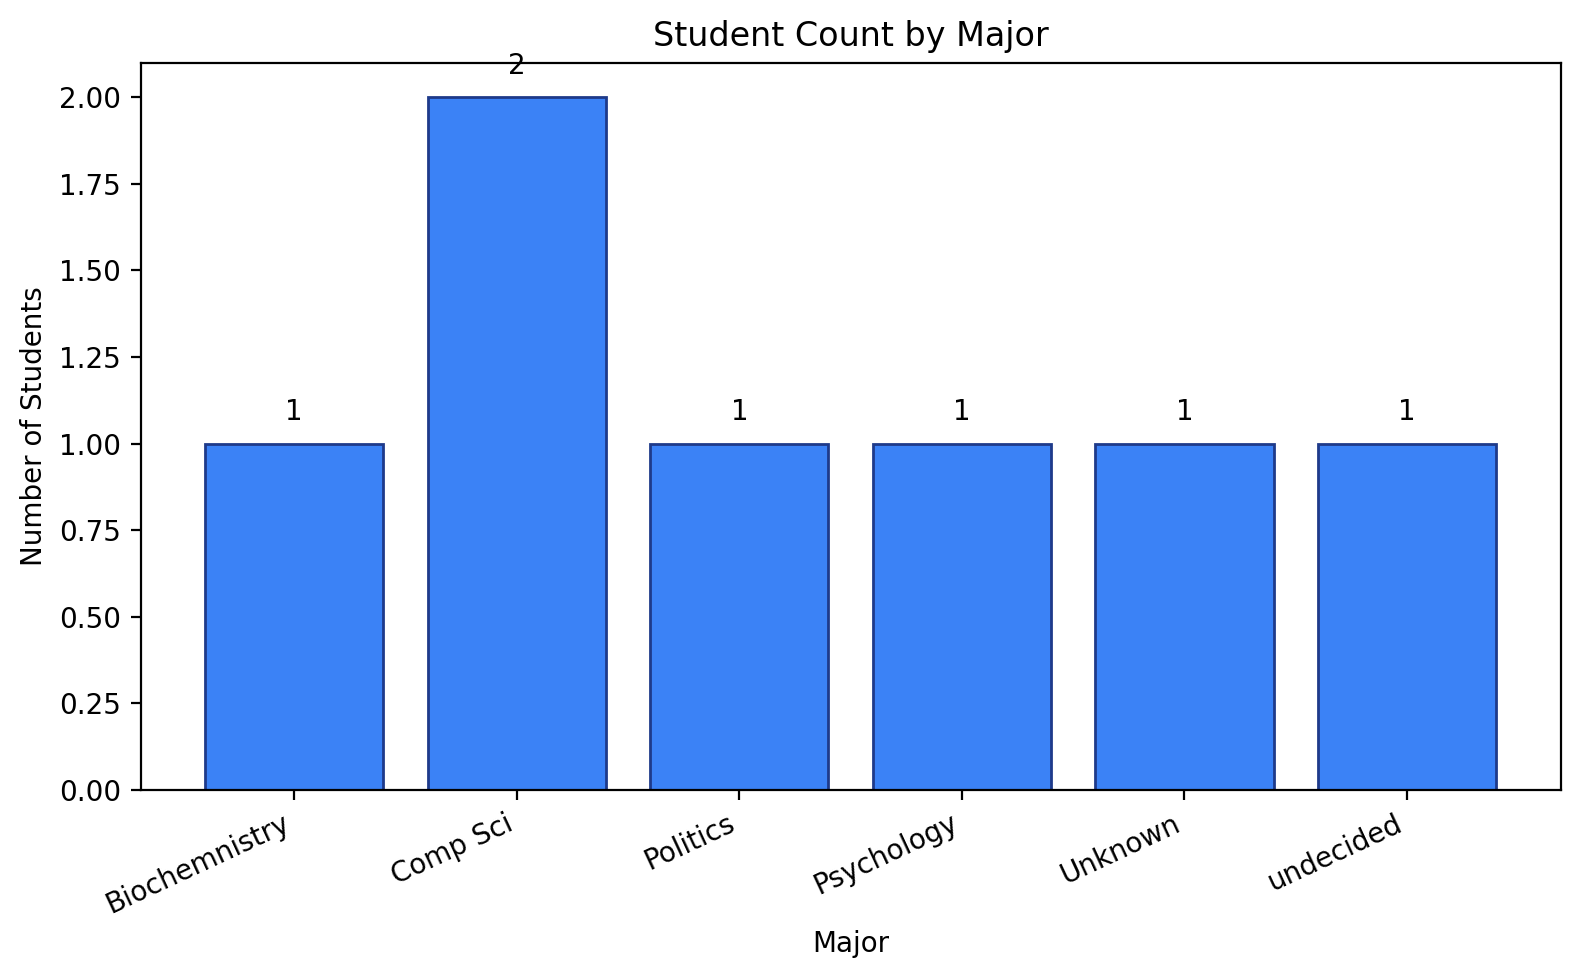

Source code (Python):
from collections import Counter
import json
from pathlib import Path

import matplotlib.pyplot as plt


BASE_DIR = Path(__file__).resolve().parent
DATA_FILE = BASE_DIR / "query.json"
OUTPUT_FILE = BASE_DIR / "bar_chart.png"


def load_major_counts(path: Path) -> Counter:
    with path.open("r", encoding="utf-8") as file_handle:
        students = json.load(file_handle)

    majors = [student.get("major") or "Unknown" for student in students]
    return Counter(majors)


def main() -> None:
    major_counts = load_major_counts(DATA_FILE)
    majors = sorted(major_counts)
    counts = [major_counts[major] for major in majors]

    plt.figure(figsize=(8, 5))
    bars = plt.bar(majors, counts, color="#3b82f6", edgecolor="#1e3a8a")
    plt.title("Student Count by Major")
    plt.xlabel("Major")
    plt.ylabel("Number of Students")
    plt.xticks(rotation=25, ha="right")
    plt.tight_layout()

    for bar, count in zip(bars, counts):
        plt.text(
            bar.get_x() + bar.get_width() / 2,
            bar.get_height() + 0.05,
            str(count),
            ha="center",
            va="bottom",
        )

    plt.savefig(OUTPUT_FILE, dpi=200, bbox_inches="tight")
    plt.close()
    print(f"Saved chart to {OUTPUT_FILE}")


if __name__ == "__main__":
    main()
